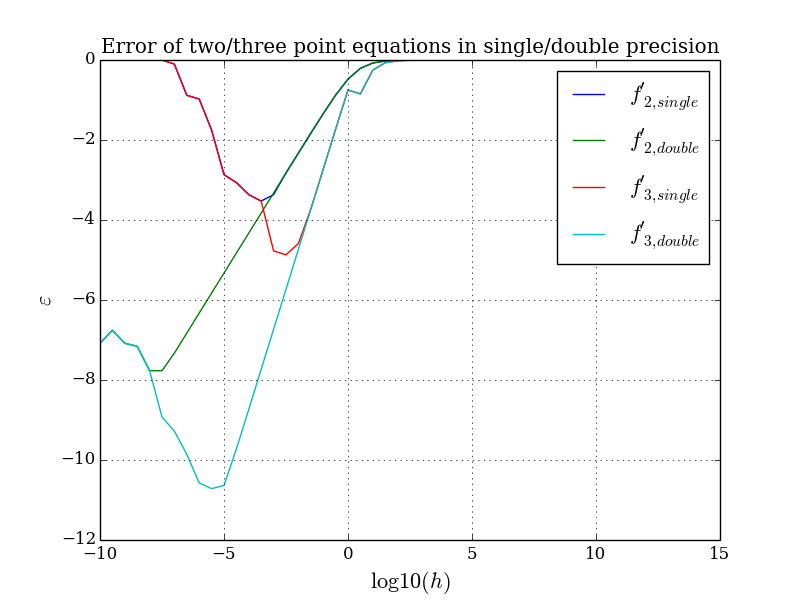

Here is the Python script that generated this plot:
from pylab import *

filename = 'output.txt'
infile = open(filename,'r')

h = []
two_float = []
two_double = []
three_float = []
three_double = []

i = 0
for line in infile:
    data = line.split(' ')
    if i>0:
        h.append(float(data[0]))
        two_float.append(float(data[1]))
        two_double.append(float(data[2]))
        three_float.append(float(data[3]))
        three_double.append(float(data[4]))

    i += 1

h = array(h)
two_float = array(two_float)
two_double = array(two_double)
three_float = array(three_float)
three_double = array(three_double)

log10h = log10(h)
f_exact = 1/3.
eps_2s = log10(abs((two_float-f_exact)/f_exact))
eps_2d = log10(abs((two_double-f_exact)/f_exact))

eps_3s = log10(abs((three_float-f_exact)/f_exact))
eps_3d = log10(abs((three_double-f_exact)/f_exact))

# Plotting
from matplotlib import rc
rc('font',**{'family':'serif'})

fsize = 16
figure()
grid('on')
plot(log10h,eps_2s,log10h,eps_2d,log10h,eps_3s,log10h,eps_3d)
legend([r"$f'_{2,single}$",r"$f'_{2,double}$",r"$f'_{3,single}$",r"$f'_{3,double}$"],fontsize=fsize)
xlabel(r'$\log10(h)$',fontsize=fsize)
ylabel(r"$\varepsilon$",fontsize=fsize)
title('Error of two/three point equations in single/double precision')
savefig('warmup.png')
show()
